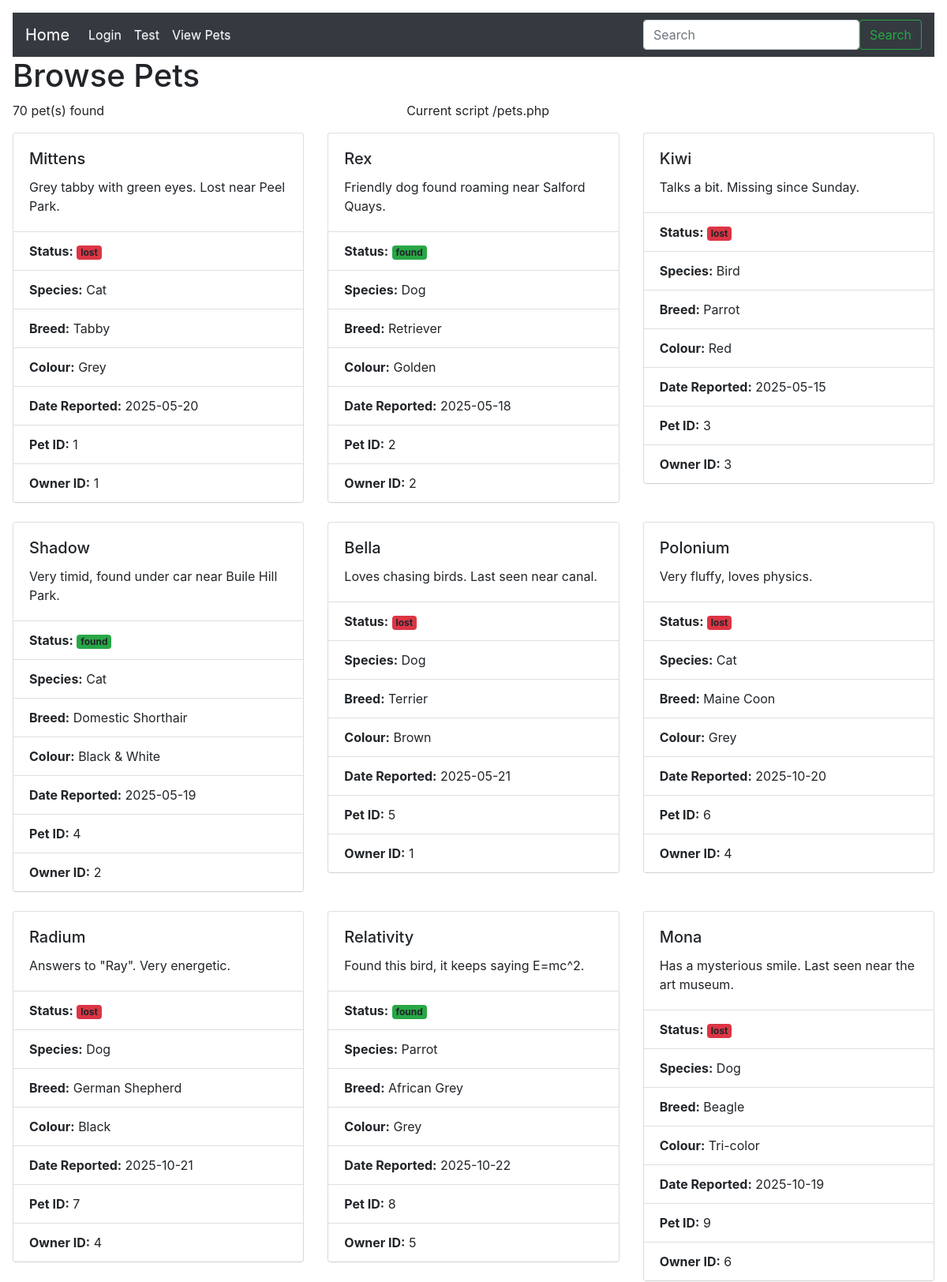
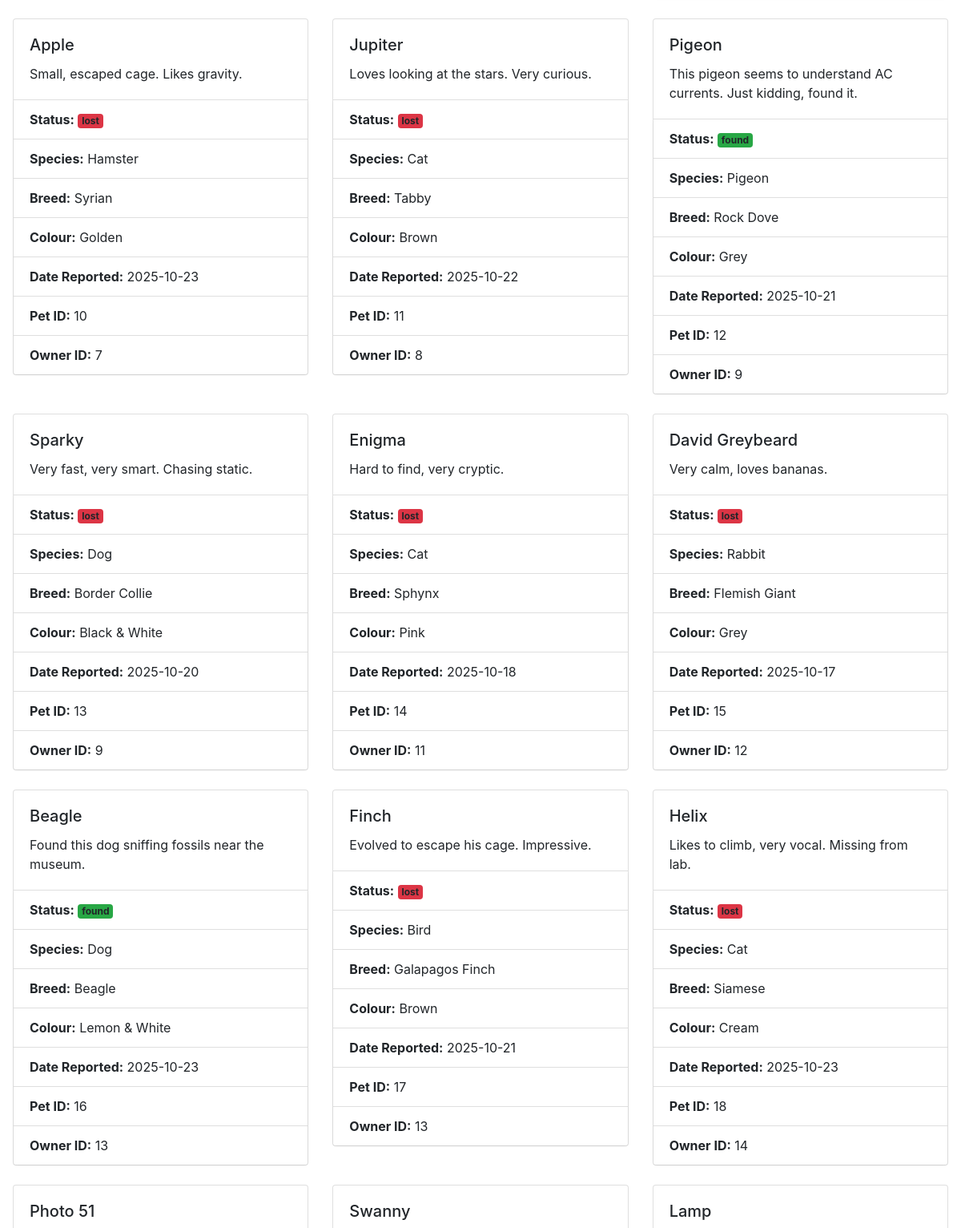
The app's page /pets.php (upper part) with its own data (2 pictures, top to bottom).
### tables this page shows
CREATE TABLE pets (
                      id INTEGER PRIMARY KEY AUTOINCREMENT,
                      name TEXT NOT NULL,
                      species TEXT NOT NULL,
                      breed TEXT,
                      color TEXT,
                      photo_url TEXT,
                      status TEXT CHECK(status IN ('lost', 'found')) NOT NULL,
                      description TEXT,
                      date_reported DATE NOT NULL,
                      user_id INTEGER,
                      FOREIGN KEY (user_id) REFERENCES users(id)
);

### pets.php (called while the page is built)
<?php
require_once('Models/PetDataSet.php');
$view = new stdClass();
$view->pageTitle = 'Browse Pets';
$petDataSet = new PetDataSet();
$view->petDataSet = $petDataSet->fetchAllPets();
if (count($view->petDataSet) == 0)
{
    $view->dbMessage = "No pets found";
}
else
{
    $view->dbMessage = count($view->petDataSet) . " pet(s) found";
}
require_once('Views/pets.phtml');

### Models/Database.php (called while the page is built, shortened)
<?php
class Database {
    protected static $_dbInstance = null;
    protected $_dbHandle;
    public static function getInstance() {
       if(self::$_dbInstance === null) {
            self::$_dbInstance = new self();
        }
        return self::$_dbInstance;
    }
    private function __construct() {
        try {
             $this->_dbHandle = new PDO("sqlite:petwatch.sqlite");
        }
        catch (PDOException $e) {
	    echo $e->getMessage();
	}
    }
    public function getdbConnection() {
        return $this->_dbHandle;
    }
}

### Models/PetDataSet.php (called while the page is built)
<?php
require_once ('Database.php');
require_once('PetData.php');
class PetDataSet {
    protected $_dbHandle, $_dbInstance;
    public function __construct() {
        $this->_dbInstance = Database::getInstance();
        $this->_dbHandle = $this->_dbInstance->getdbConnection();
    }
    public function fetchAllpets() {
        $sqlQuery = 'SELECT * FROM pets;';
        $statement = $this->_dbHandle->prepare($sqlQuery);
        $statement->execute();
        $dataSet = [];
        while ($row = $statement->fetch()) {
            $dataSet[] = new PetData($row);
        }
        return $dataSet;
    }
}

### Models/PetData.php (called while the page is built, shortened)
<?php
class PetData {
    protected $_id, $_name, $_species, $_breed, $_color, $_photo_url, $_status, $_description, $_date_reported, $_user_id;
    public function __construct($dbRow) {
        $this->_id = $dbRow['id'];
        $this->_name = $dbRow['name'];
        $this->_species = $dbRow['species'];
        $this->_breed = $dbRow['breed'];
        $this->_color = $dbRow['color'];
        if ($dbRow['status'] == 'lost') {
            $this->_status = 'lost';
        } else {
            $this->_status = 'found';
        }
        $this->_description = $dbRow['description'];
        $this->_date_reported = $dbRow['date_reported'];
        $this->_user_id = $dbRow['user_id'];
    }
    public function getId() {
        return $this->_id;
    }
    public function getName() {
        return $this->_name;
    }
    public function getSpecies() {
        return $this->_species;
    }
    public function getBreed() {
        return $this->_breed;
    }
    public function getColour() {
        return $this->_color;
    }
    public function getStatus() {
        return $this->_status;
    }
    public function getDescription() {
        return $this->_description;
    }
    public function getDateReported() {
        return $this->_date_reported;
    }
    public function getUserId() {
        return $this->_user_id;
    }
}

### Views/pets.phtml (the view, shortened to what this page needs)
<?php require('template/header.phtml') ?>
<div class="row">
    <div class="col-5">
        <p><?php echo $view->dbMessage; ?></p>
    </div>
    <div class="col-7">
        <p>Current script <?php echo $_SERVER["PHP_SELF"]; ?></p>
    </div>
</div>
<div class="row">
    <?php
    foreach ($view->petDataSet as $petData) {
        ?>
        <div class="col-md-4 mb-4">
            <div class="card">
                <div class="card-body">
                    <h5 class="card-title"><?php echo $petData->getName(); ?></h5>
                    <p class="card-text"><?php echo $petData->getDescription(); ?></p>
                </div>
                <ul class="list-group list-group-flush">
                    <li class="list-group-item">
                        <strong>Status:</strong>
                        <span class="badge
                        <?php
                        if ($petData->getStatus() == 'lost') {
                            echo 'bg-danger';
                        } else {
                            echo 'bg-success';
                        }
                        ?>
                    ">
                        <?php echo $petData->getStatus(); ?>
                    </span>
                    </li>
                    <li class="list-group-item"><strong>Species:</strong> <?php echo $petData->getSpecies(); ?></li>
                    <li class="list-group-item"><strong>Breed:</strong> <?php echo $petData->getBreed(); ?></li>
                    <li class="list-group-item"><strong>Colour:</strong> <?php echo $petData->getColour(); ?></li>
                    <li class="list-group-item"><strong>Date Reported:</strong> <?php echo $petData->getDateReported(); ?></li>
                    <li class="list-group-item"><strong>Pet ID:</strong> <?php echo $petData->getId(); ?></li>
                    <li class="list-group-item"><strong>Owner ID:</strong> <?php echo $petData->getUserId(); ?></li>
                </ul>
            </div>
        </div>
        <?php
    }
    ?>
</div>
<?php require('template/footer.phtml') ?>

### Views/template/header.phtml (shortened to what this page needs)
<!doctype html>
<html lang="en">
<head>
    <link href="Views/css/bootstrap.css" rel="stylesheet">
    <link href="Views/css/bootstrap-theme.css" rel="stylesheet">
    <link href="Views/css/my-style.css" rel="stylesheet">
</head>
<body role="document">
<div class="container-fluid p-3">
    <nav class="navbar navbar-expand-lg navbar-dark bg-dark">
        <a class="navbar-brand" href="index.php">Home</a>
        <div class="collapse navbar-collapse" id="navbarSupportedContent">
            <ul class="navbar-nav mr-auto">
                <li class="nav-item">
                    <a class="nav-link text-light" href="loginController.php">Login</a>
                </li>
                <li class="nav-item">
                    <a class="nav-link text-light" href="passwordController.php">Test</a>
                </li>
                <li class="nav-item">
                    <a class="nav-link text-light" href="pets.php">View Pets</a>
                </li>
            </ul>
            <form class="d-flex">
                <input class="form-control me-2" type="search" placeholder="Search" aria-label="Search" name="searchBox">
                <button class="btn btn-outline-success" type="submit">Search</button>
            </form>
        </div>
    </nav>
    <div class="row">
        <div class="col-12">
            <h1><?php echo $view->pageTitle ?> </h1>
        </div>
    </div>

### Views/template/footer.phtml (shortened to what this page needs)
    </div>
</body>
</html>

### records on screen
pets: name "Mittens", description "Grey tabby with green eyes. Lost near Peel Park.", status "lost", species "Cat", breed "Tabby", color "Grey", date_reported "2025-05-20", id "1", user "1"
pets: name "Rex", description "Friendly dog found roaming near Salford Quays.", status "found", species "Dog", breed "Retriever", color "Golden", date_reported "2025-05-18", id "2", user "2"
pets: name "Kiwi", description "Talks a bit. Missing since Sunday.", status "lost", species "Bird", breed "Parrot", color "Red", date_reported "2025-05-15", id "3", user "3"
pets: name "Shadow", description "Very timid, found under car near Buile Hill Park.", status "found", species "Cat", breed "Domestic Shorthair", color "Black & White", date_reported "2025-05-19", id "4", user "2"
pets: name "Bella", description "Loves chasing birds. Last seen near canal.", status "lost", species "Dog", breed "Terrier", color "Brown", date_reported "2025-05-21", id "5", user "1"
pets: name "Polonium", description "Very fluffy, loves physics.", status "lost", species "Cat", breed "Maine Coon", color "Grey", date_reported "2025-10-20", id "6", user "4"
pets: name "Radium", description "Answers to \"Ray\". Very energetic.", status "lost", species "Dog", breed "German Shepherd", color "Black", date_reported "2025-10-21", id "7", user "4"
pets: name "Relativity", description "Found this bird, it keeps saying E=mc^2.", status "found", species "Parrot", breed "African Grey", color "Grey", date_reported "2025-10-22", id "8", user "5"
pets: name "Mona", description "Has a mysterious smile. Last seen near the art museum.", status "lost", species "Dog", breed "Beagle", color "Tri-color", date_reported "2025-10-19", id "9", user "6"
pets: name "Apple", description "Small, escaped cage. Likes gravity.", status "lost", species "Hamster", breed "Syrian", color "Golden", date_reported "2025-10-23", id "10", user "7"
pets: name "Jupiter", description "Loves looking at the stars. Very curious.", status "lost", species "Cat", breed "Tabby", color "Brown", date_reported "2025-10-22", id "11", user "8"
pets: name "Pigeon", description "This pigeon seems to understand AC currents. Just kidding, found it.", status "found", species "Pigeon", breed "Rock Dove", color "Grey", date_reported "2025-10-21", id "12", user "9"
pets: name "Sparky", description "Very fast, very smart. Chasing static.", status "lost", species "Dog", breed "Border Collie", color "Black & White", date_reported "2025-10-20", id "13", user "9"
pets: name "Enigma", description "Hard to find, very cryptic.", status "lost", species "Cat", breed "Sphynx", color "Pink", date_reported "2025-10-18", id "14", user "11"
pets: name "David Greybeard", description "Very calm, loves bananas.", status "lost", species "Rabbit", breed "Flemish Giant", color "Grey", date_reported "2025-10-17", id "15", user "12"
pets: name "Beagle", description "Found this dog sniffing fossils near the museum.", status "found", species "Dog", breed "Beagle", color "Lemon & White", date_reported "2025-10-23", id "16", user "13"
pets: name "Finch", description "Evolved to escape his cage. Impressive.", status "lost", species "Bird", breed "Galapagos Finch", color "Brown", date_reported "2025-10-21", id "17", user "13"
pets: name "Helix", description "Likes to climb, very vocal. Missing from lab.", status "lost", species "Cat", breed "Siamese", color "Cream", date_reported "2025-10-23", id "18", user "14"
pets: name "Photo 51"
pets: name "Swanny"
pets: name "Lamp"

### other values on screen
$view->pageTitle "Browse Pets"
$view->dbMessage "70 pet(s) found"
$_SERVER["PHP_SELF"] "/pets.php"
